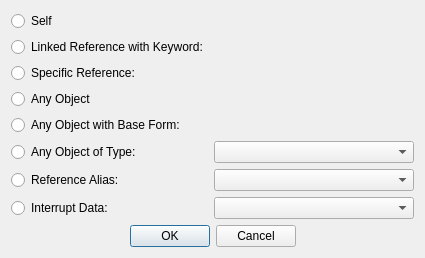
<?xml version="1.0" encoding="UTF-8"?>
<ui version="4.0">
 <class>FormSubdialogPackageTarget</class>
 <widget class="QDialog" name="FormSubdialogPackageTarget">
  <property name="windowTitle">
   <string>Package Target</string>
  </property>
  <layout class="QVBoxLayout" name="verticalLayout_2" stretch="1,0">
   <item>
    <layout class="QGridLayout" name="gridLayout">
     <item row="2" column="0">
      <widget class="QRadioButton" name="targetTypeRef">
       <property name="text">
        <string>Specific Reference:</string>
       </property>
      </widget>
     </item>
     <item row="6" column="0">
      <widget class="QRadioButton" name="targetTypeRefAlias">
       <property name="text">
        <string>Reference Alias:</string>
       </property>
      </widget>
     </item>
     <item row="2" column="1">
      <widget class="DKCompactObjectReferencePicker" name="ref"/>
     </item>
     <item row="3" column="0">
      <widget class="QRadioButton" name="targetTypeAny">
       <property name="text">
        <string>Any Object</string>
       </property>
      </widget>
     </item>
     <item row="5" column="0">
      <widget class="QRadioButton" name="targetTypeObjectType">
       <property name="text">
        <string>Any Object of Type:</string>
       </property>
      </widget>
     </item>
     <item row="1" column="1">
      <widget class="DKFormPicker" name="linkedRefKeyword">
       <property name="minimumSize">
        <size>
         <width>200</width>
         <height>0</height>
        </size>
       </property>
      </widget>
     </item>
     <item row="4" column="0">
      <widget class="QRadioButton" name="targetTypeObject">
       <property name="text">
        <string>Any Object with Base Form:</string>
       </property>
      </widget>
     </item>
     <item row="0" column="0">
      <widget class="QRadioButton" name="targetTypeSelf">
       <property name="text">
        <string>Self</string>
       </property>
      </widget>
     </item>
     <item row="1" column="0">
      <layout class="QHBoxLayout" name="horizontalLayout">
       <item>
        <widget class="QRadioButton" name="targetTypeLinkedRef">
         <property name="text">
          <string>Linked Reference with Keyword:</string>
         </property>
        </widget>
       </item>
      </layout>
     </item>
     <item row="4" column="1">
      <widget class="DKFormPicker" name="baseForm"/>
     </item>
     <item row="5" column="1">
      <widget class="QComboBox" name="objectType"/>
     </item>
     <item row="7" column="0">
      <widget class="QRadioButton" name="targetTypeInterruptTarget">
       <property name="text">
        <string>Interrupt Data:</string>
       </property>
      </widget>
     </item>
     <item row="6" column="1">
      <widget class="QComboBox" name="refAlias"/>
     </item>
     <item row="7" column="1">
      <widget class="QComboBox" name="interruptTarget"/>
     </item>
     <item row="8" column="0" colspan="2">
      <spacer name="verticalSpacer">
       <property name="orientation">
        <enum>Qt::Vertical</enum>
       </property>
       <property name="sizeHint" stdset="0">
        <size>
         <width>20</width>
         <height>0</height>
        </size>
       </property>
      </spacer>
     </item>
    </layout>
   </item>
   <item>
    <layout class="QHBoxLayout" name="buttonsLayout">
     <item>
      <spacer name="horizontalSpacer">
       <property name="orientation">
        <enum>Qt::Horizontal</enum>
       </property>
       <property name="sizeHint" stdset="0">
        <size>
         <width>40</width>
         <height>20</height>
        </size>
       </property>
      </spacer>
     </item>
     <item>
      <widget class="QPushButton" name="buttonOK">
       <property name="text">
        <string>OK</string>
       </property>
      </widget>
     </item>
     <item>
      <widget class="QPushButton" name="buttonCancel">
       <property name="text">
        <string>Cancel</string>
       </property>
      </widget>
     </item>
     <item>
      <spacer name="horizontalSpacer_2">
       <property name="orientation">
        <enum>Qt::Horizontal</enum>
       </property>
       <property name="sizeHint" stdset="0">
        <size>
         <width>40</width>
         <height>20</height>
        </size>
       </property>
      </spacer>
     </item>
    </layout>
   </item>
  </layout>
 </widget>
 <customwidgets>
  <customwidget>
   <class>DKFormPicker</class>
   <extends>QWidget</extends>
   <header>widgets/DKFormPicker.h</header>
  </customwidget>
  <customwidget>
   <class>DKCompactObjectReferencePicker</class>
   <extends>QWidget</extends>
   <header>widgets/DKCompactObjectReferencePicker.h</header>
  </customwidget>
 </customwidgets>
 <tabstops>
  <tabstop>targetTypeSelf</tabstop>
  <tabstop>targetTypeLinkedRef</tabstop>
  <tabstop>linkedRefKeyword</tabstop>
  <tabstop>targetTypeRef</tabstop>
  <tabstop>ref</tabstop>
  <tabstop>targetTypeAny</tabstop>
  <tabstop>targetTypeObject</tabstop>
  <tabstop>baseForm</tabstop>
  <tabstop>targetTypeObjectType</tabstop>
  <tabstop>objectType</tabstop>
  <tabstop>targetTypeRefAlias</tabstop>
  <tabstop>refAlias</tabstop>
  <tabstop>targetTypeInterruptTarget</tabstop>
  <tabstop>interruptTarget</tabstop>
  <tabstop>buttonOK</tabstop>
  <tabstop>buttonCancel</tabstop>
 </tabstops>
 <resources/>
 <connections/>
</ui>
